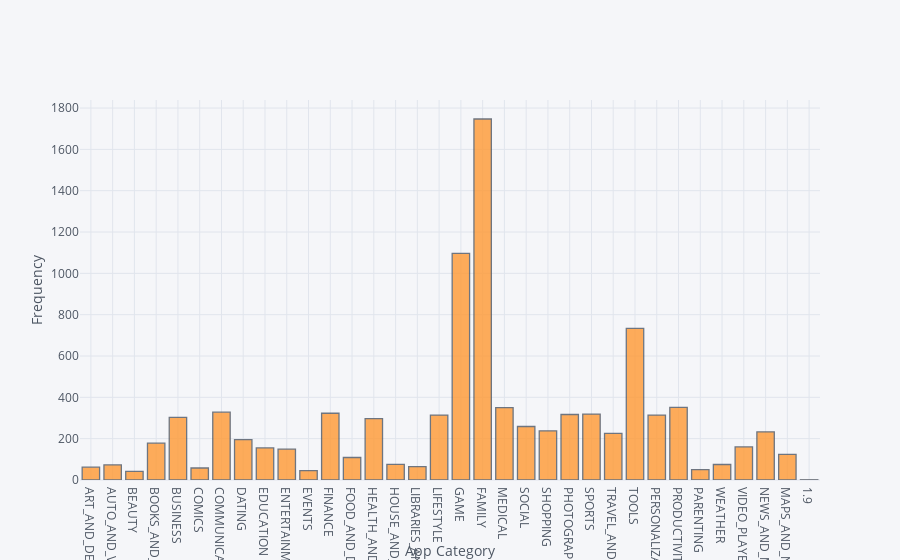

Notebook cell for this chart:
### Code cell
# Single Variable Distributions: Histograms and Boxplots
df_train['Category'].iplot(kind='hist', xTitle = 'App Category', yTitle = 'Frequency')

### Figure 1 — Plotly figure (JSON) as saved in the notebook; plotly's stock layout.template omitted (floating-point values rounded to 4 significant figures; data arrays with more than 128 entries replaced by an {"elided": "..."} marker saying what was removed)
{"data": [{"histfunc": "count", "histnorm": "", "marker": {"color": "rgba(255, 153, 51, 1.0)", "line": {"color": "#4D5663", "width": 1.3}}, "name": "Category", "opacity": 0.8, "orientation": "v", "type": "histogram", "uid": "5216b853-a7b9-440a-9bb3-806df345dc0f", "x": {"elided": "9367 str values"}}], "layout": {"barmode": "overlay", "legend": {"bgcolor": "#F5F6F9", "font": {"color": "#4D5663"}}, "paper_bgcolor": "#F5F6F9", "plot_bgcolor": "#F5F6F9", "title": {"font": {"color": "#4D5663"}}, "xaxis": {"gridcolor": "#E1E5ED", "showgrid": true, "tickfont": {"color": "#4D5663"}, "title": {"font": {"color": "#4D5663"}, "text": "App Category"}, "zerolinecolor": "#E1E5ED"}, "yaxis": {"gridcolor": "#E1E5ED", "showgrid": true, "tickfont": {"color": "#4D5663"}, "title": {"font": {"color": "#4D5663"}, "text": "Frequency"}, "zerolinecolor": "#E1E5ED"}}}
